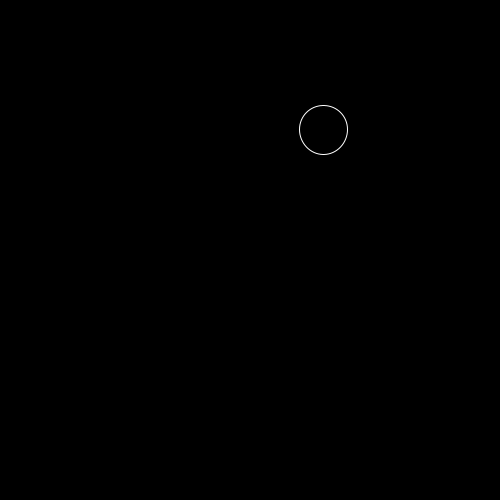
Frame 1 (no input)
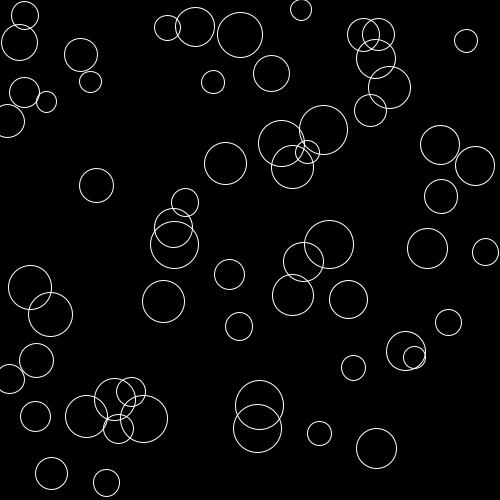
Frame 60 (the mouse pressed at the canvas centre just before this capture)
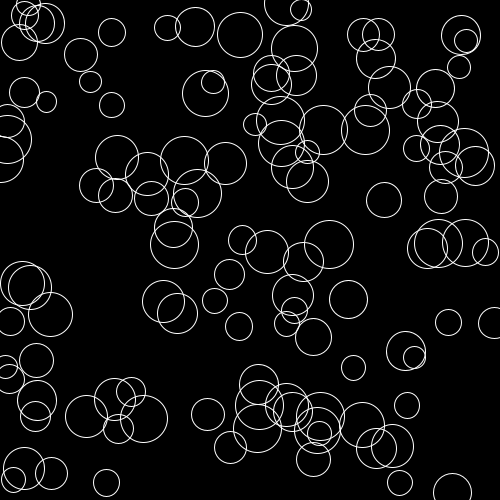
Frame 120 (the mouse held since frame 60 and released just before this capture)

The Processing sketch that drew these frames (run headless with seeded random() and noise(); from frame 60 on, the mouse is pressed at the canvas centre):

// Processing sketch: processing_47570
// ── processing_47570.pde

void setup() {
  size(500, 500);
  smooth();
  background(0);
  stroke(255);
  noFill();
}
 
void draw() {
  float x = random(width);
  float y = random(height);
 
  float s = random(20, 50);
  
  ellipse(x, y, s, s);
  
}
